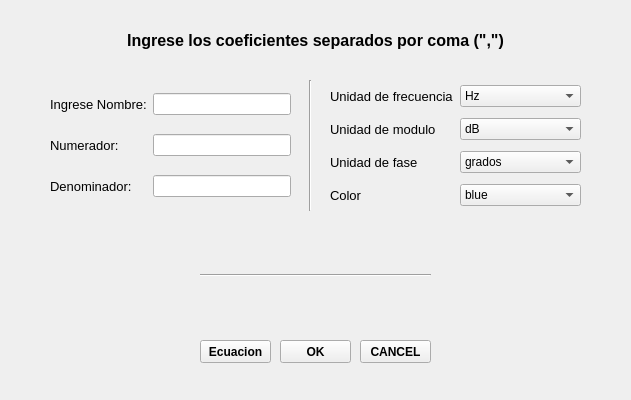
<?xml version="1.0" encoding="UTF-8"?>
<ui version="4.0">
 <class>Form</class>
 <widget class="QWidget" name="Form">
  <property name="geometry">
   <rect>
    <x>0</x>
    <y>0</y>
    <width>631</width>
    <height>400</height>
   </rect>
  </property>
  <property name="windowTitle">
   <string>Form</string>
  </property>
  <widget class="QPushButton" name="ok_teorico_pushButton_m">
   <property name="geometry">
    <rect>
     <x>280</x>
     <y>340</y>
     <width>71</width>
     <height>23</height>
    </rect>
   </property>
   <property name="font">
    <font>
     <weight>75</weight>
     <bold>true</bold>
    </font>
   </property>
   <property name="text">
    <string>OK</string>
   </property>
  </widget>
  <widget class="QPushButton" name="cancel_teorico_pushButton_m">
   <property name="geometry">
    <rect>
     <x>360</x>
     <y>340</y>
     <width>71</width>
     <height>23</height>
    </rect>
   </property>
   <property name="font">
    <font>
     <weight>75</weight>
     <bold>true</bold>
    </font>
   </property>
   <property name="text">
    <string>CANCEL</string>
   </property>
  </widget>
  <widget class="Line" name="line">
   <property name="geometry">
    <rect>
     <x>300</x>
     <y>80</y>
     <width>21</width>
     <height>131</height>
    </rect>
   </property>
   <property name="orientation">
    <enum>Qt::Vertical</enum>
   </property>
  </widget>
  <widget class="QWidget" name="latexWidget" native="true">
   <property name="geometry">
    <rect>
     <x>200</x>
     <y>230</y>
     <width>231</width>
     <height>91</height>
    </rect>
   </property>
   <layout class="QVBoxLayout" name="verticalLayout">
    <item>
     <widget class="QLabel" name="label_numerador_m">
      <property name="font">
       <font>
        <pointsize>12</pointsize>
       </font>
      </property>
      <property name="text">
       <string/>
      </property>
      <property name="alignment">
       <set>Qt::AlignCenter</set>
      </property>
     </widget>
    </item>
    <item>
     <widget class="Line" name="line_ecuacion_m">
      <property name="orientation">
       <enum>Qt::Horizontal</enum>
      </property>
     </widget>
    </item>
    <item>
     <widget class="QLabel" name="label_denominador_m">
      <property name="font">
       <font>
        <pointsize>12</pointsize>
       </font>
      </property>
      <property name="text">
       <string/>
      </property>
      <property name="alignment">
       <set>Qt::AlignCenter</set>
      </property>
     </widget>
    </item>
   </layout>
  </widget>
  <widget class="QWidget" name="gridLayoutWidget">
   <property name="geometry">
    <rect>
     <x>50</x>
     <y>0</y>
     <width>531</width>
     <height>80</height>
    </rect>
   </property>
   <layout class="QGridLayout" name="gridLayout">
    <item row="1" column="0">
     <widget class="QLabel" name="label_4">
      <property name="font">
       <font>
        <pointsize>12</pointsize>
        <weight>75</weight>
        <bold>true</bold>
       </font>
      </property>
      <property name="text">
       <string>Ingrese los coeficientes separados por coma (&quot;,&quot;)</string>
      </property>
      <property name="alignment">
       <set>Qt::AlignCenter</set>
      </property>
     </widget>
    </item>
   </layout>
  </widget>
  <widget class="QWidget" name="gridLayoutWidget_2">
   <property name="geometry">
    <rect>
     <x>50</x>
     <y>80</y>
     <width>241</width>
     <height>131</height>
    </rect>
   </property>
   <layout class="QGridLayout" name="gridLayout_2">
    <item row="1" column="0">
     <widget class="QLabel" name="label_2">
      <property name="font">
       <font>
        <pointsize>10</pointsize>
       </font>
      </property>
      <property name="text">
       <string>Numerador:</string>
      </property>
     </widget>
    </item>
    <item row="2" column="0">
     <widget class="QLabel" name="label_3">
      <property name="font">
       <font>
        <pointsize>10</pointsize>
       </font>
      </property>
      <property name="text">
       <string>Denominador:</string>
      </property>
     </widget>
    </item>
    <item row="2" column="1">
     <widget class="QLineEdit" name="denominador_teorico_m"/>
    </item>
    <item row="1" column="1">
     <widget class="QLineEdit" name="numerador_teorico_m"/>
    </item>
    <item row="0" column="1">
     <widget class="QLineEdit" name="nombre_graph_teorico_m"/>
    </item>
    <item row="0" column="0">
     <widget class="QLabel" name="label">
      <property name="font">
       <font>
        <pointsize>10</pointsize>
       </font>
      </property>
      <property name="text">
       <string>Ingrese Nombre:</string>
      </property>
     </widget>
    </item>
   </layout>
  </widget>
  <widget class="QWidget" name="gridLayoutWidget_3">
   <property name="geometry">
    <rect>
     <x>330</x>
     <y>80</y>
     <width>251</width>
     <height>131</height>
    </rect>
   </property>
   <layout class="QGridLayout" name="gridLayout_3">
    <item row="2" column="1">
     <widget class="QComboBox" name="teorico_fase_comboBox_m">
      <item>
       <property name="text">
        <string>grados</string>
       </property>
      </item>
      <item>
       <property name="text">
        <string>rad</string>
       </property>
      </item>
     </widget>
    </item>
    <item row="1" column="0">
     <widget class="QLabel" name="label_8">
      <property name="font">
       <font>
        <pointsize>10</pointsize>
        <weight>50</weight>
        <bold>false</bold>
       </font>
      </property>
      <property name="text">
       <string>Unidad de modulo</string>
      </property>
     </widget>
    </item>
    <item row="2" column="0">
     <widget class="QLabel" name="label_9">
      <property name="font">
       <font>
        <pointsize>10</pointsize>
        <weight>50</weight>
        <bold>false</bold>
       </font>
      </property>
      <property name="text">
       <string>Unidad de fase</string>
      </property>
     </widget>
    </item>
    <item row="0" column="0">
     <widget class="QLabel" name="label_6">
      <property name="font">
       <font>
        <pointsize>10</pointsize>
        <weight>50</weight>
        <bold>false</bold>
       </font>
      </property>
      <property name="text">
       <string>Unidad de frecuencia</string>
      </property>
     </widget>
    </item>
    <item row="0" column="1">
     <widget class="QComboBox" name="teorico_frec_comboBox_m">
      <item>
       <property name="text">
        <string>Hz</string>
       </property>
      </item>
      <item>
       <property name="text">
        <string>rad/seg</string>
       </property>
      </item>
     </widget>
    </item>
    <item row="1" column="1">
     <widget class="QComboBox" name="teorico_modulo_comboBox_m">
      <item>
       <property name="text">
        <string>dB</string>
       </property>
      </item>
      <item>
       <property name="text">
        <string>Veces</string>
       </property>
      </item>
     </widget>
    </item>
    <item row="3" column="1">
     <widget class="QComboBox" name="teorico_color_comboBox_m">
      <item>
       <property name="text">
        <string>blue</string>
       </property>
      </item>
      <item>
       <property name="text">
        <string>orange</string>
       </property>
      </item>
      <item>
       <property name="text">
        <string>green</string>
       </property>
      </item>
      <item>
       <property name="text">
        <string>red</string>
       </property>
      </item>
      <item>
       <property name="text">
        <string>cyan</string>
       </property>
      </item>
      <item>
       <property name="text">
        <string>magenta</string>
       </property>
      </item>
      <item>
       <property name="text">
        <string>gold</string>
       </property>
      </item>
      <item>
       <property name="text">
        <string>violet</string>
       </property>
      </item>
     </widget>
    </item>
    <item row="3" column="0">
     <widget class="QLabel" name="label_10">
      <property name="font">
       <font>
        <pointsize>10</pointsize>
        <weight>50</weight>
        <bold>false</bold>
       </font>
      </property>
      <property name="text">
       <string>Color</string>
      </property>
     </widget>
    </item>
   </layout>
  </widget>
  <widget class="QPushButton" name="ecuacion_teorico_pushButton_m">
   <property name="geometry">
    <rect>
     <x>200</x>
     <y>340</y>
     <width>71</width>
     <height>23</height>
    </rect>
   </property>
   <property name="font">
    <font>
     <weight>75</weight>
     <bold>true</bold>
    </font>
   </property>
   <property name="text">
    <string>Ecuacion</string>
   </property>
  </widget>
 </widget>
 <resources/>
 <connections/>
</ui>
